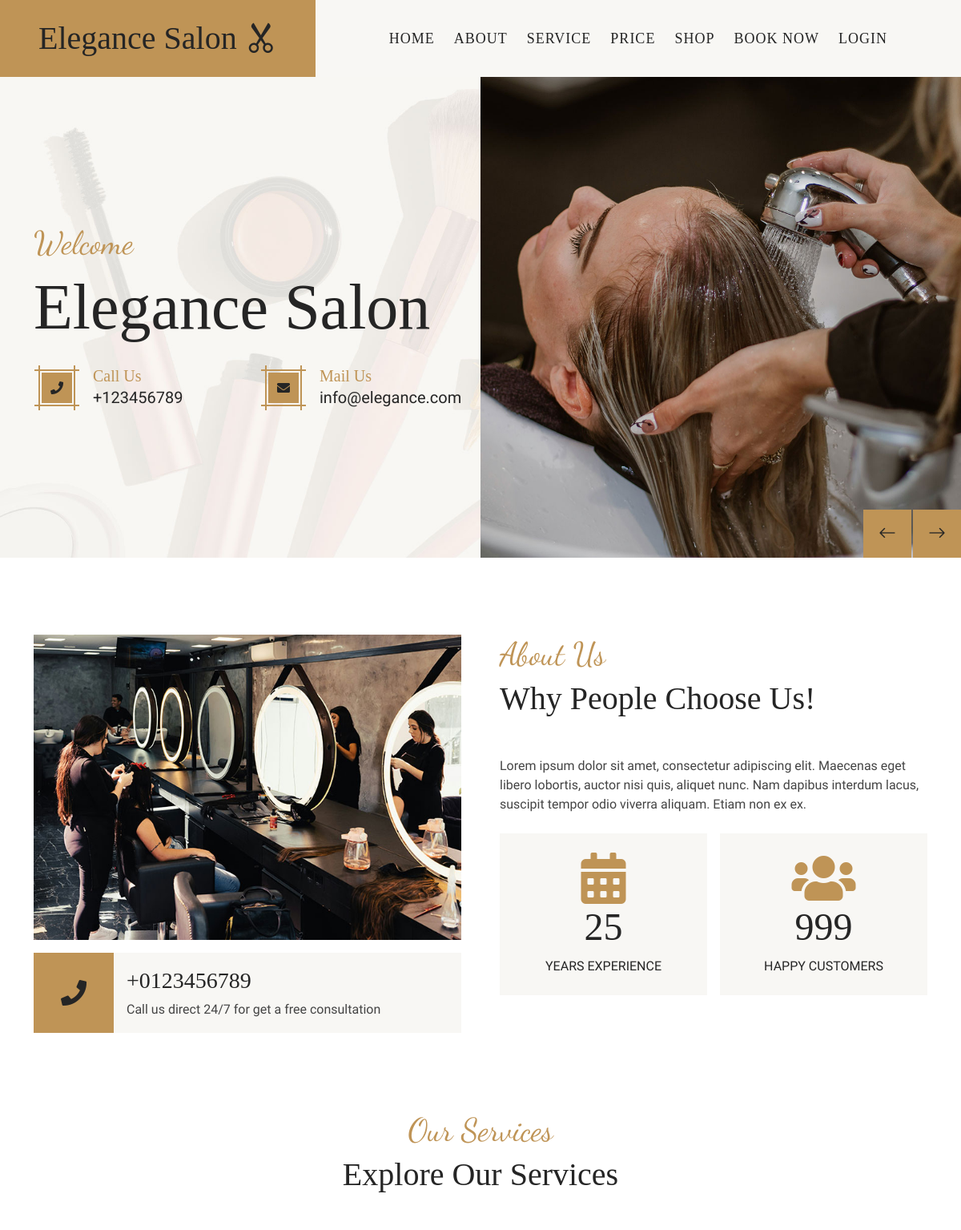
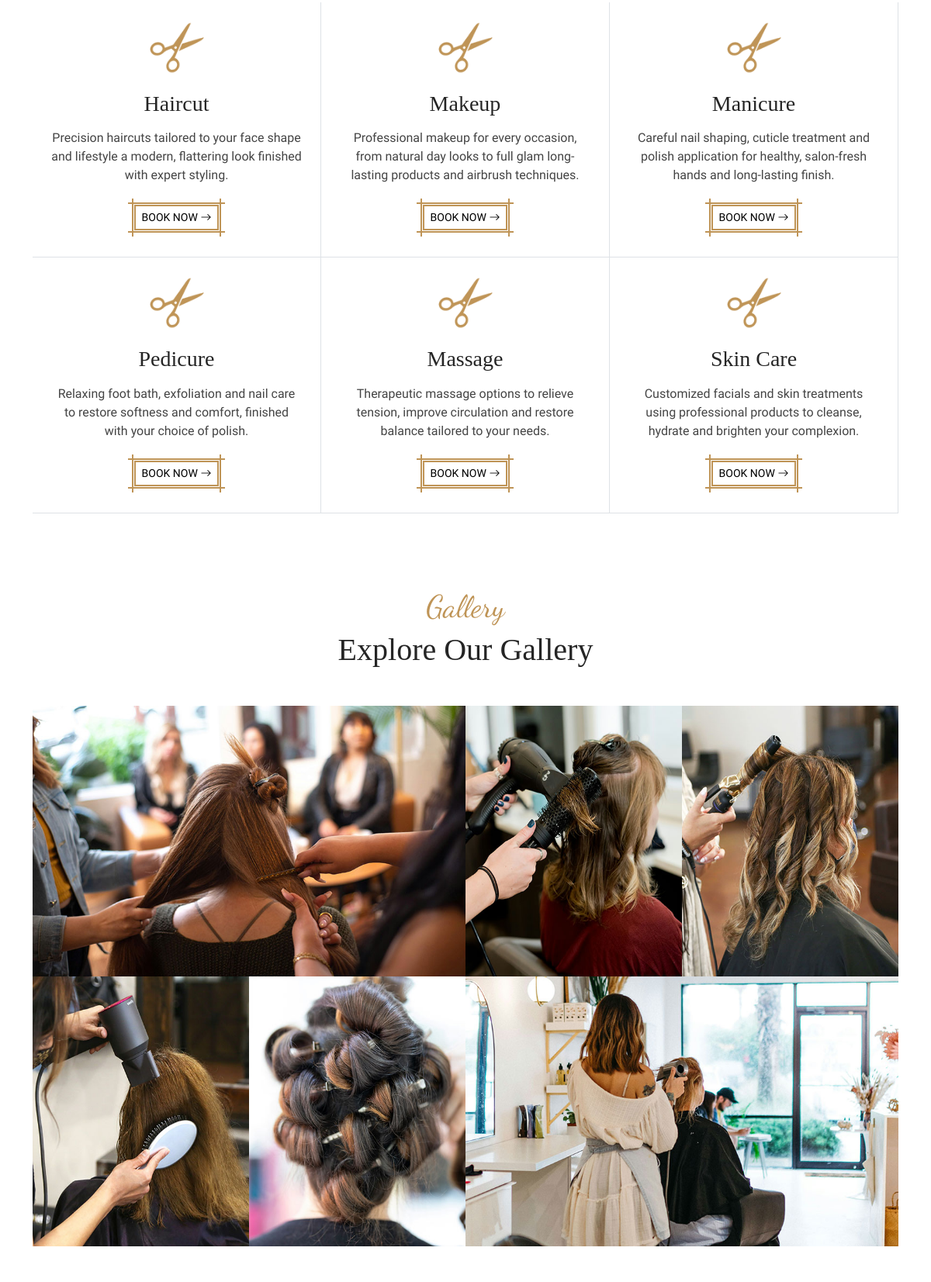
The page / (upper part) on the database its author committed (2 pictures, top to bottom).
### tables this page shows
CREATE TABLE `offers` (
  `offer_id` int(11) NOT NULL,
  `offer_name` varchar(255) NOT NULL,
  `price` decimal(10,0) NOT NULL,
  `image` varchar(300) NOT NULL,
  `description` varchar(1000) NOT NULL
);

### Guest/services.php (the view)
<div class="container-fluid service py-5">
    <div class="container">
        <div class="text-center wow fadeIn" data-wow-delay="0.1s">
            <h1 class="font-dancing-script text-primary">Our Services</h1>
            <h1 class="mb-5">Explore Our Services</h1>
        </div>
        <div class="row g-4 g-md-0 text-center">
<?php
    include('connect.php');
    $query="select * from offers";
    $run=mysqli_query($conn,$query);
    if(mysqli_num_rows($run)>0)
    {
        while($row=mysqli_fetch_array($run))
        {
?>
            <div class="col-md-6 col-lg-4">
                <div class="service-item h-100 p-4 border-bottom border-end wow fadeIn" data-wow-delay="0.1s">
                    <img class="img-fluid" src="img/haircut.png" alt="Icon">
                    <h3 class="mb-3"><?php echo $row['offer_name'] ?></h3>
                    <p class="mb-3"><?php echo $row['description'] ?></p>
                    <a class="btn btn-sm btn-primary text-uppercase" href="appointment.php">Book Now <i
                            class="bi bi-arrow-right"></i></a>
                </div>
            </div>
<?php
        }
    }
?>
        </div>
    </div>
</div>

### css/style.css (style rules this page uses)
.font-dancing-script { font-family: "Dancing Script", cursive; font-optical-sizing: auto; font-weight: 400; font-style: normal; }
.btn { position: relative; transition: .5s; }
.btn-dark, .btn-primary { margin: 10px; }
.btn-primary::before, .btn-primary::after { position: absolute; content: ""; width: calc(100% + 10px); height: calc(100% + 10px); top: -5px; left: -5px; }
.btn-primary::before { top: -10px; height: calc(100% + 20px); border-left: 2px solid var(--bs-primary); border-right: 2px solid var(--bs-primary); }
.btn-primary::after { left: -10px; width: calc(100% + 20px); border-top: 2px solid var(--bs-primary); border-bottom: 2px solid var(--bs-primary); }
.service .service-item .btn-primary { border-width: 2px; background: var(--bs-white); }
.service .service-item img { width: 70px; margin-bottom: 20px; }

### rows shown on the page
offers: offer_name "Haircut", description "Precision haircuts tailored to your face shape and lifestyle a modern, flattering look finished with expert styling."
offers: offer_name "Makeup", description "Professional makeup for every occasion, from natural day looks to full glam long-lasting products and airbrush techniques."
offers: offer_name "Manicure", description "Careful nail shaping, cuticle treatment and polish application for healthy, salon-fresh hands and long-lasting finish."
offers: offer_name "Pedicure", description "Relaxing foot bath, exfoliation and nail care to restore softness and comfort, finished with your choice of polish."
offers: offer_name "Massage", description "Therapeutic massage options to relieve tension, improve circulation and restore balance tailored to your needs."
offers: offer_name "Skin Care", description "Customized facials and skin treatments using professional products to cleanse, hydrate and brighten your complexion."
